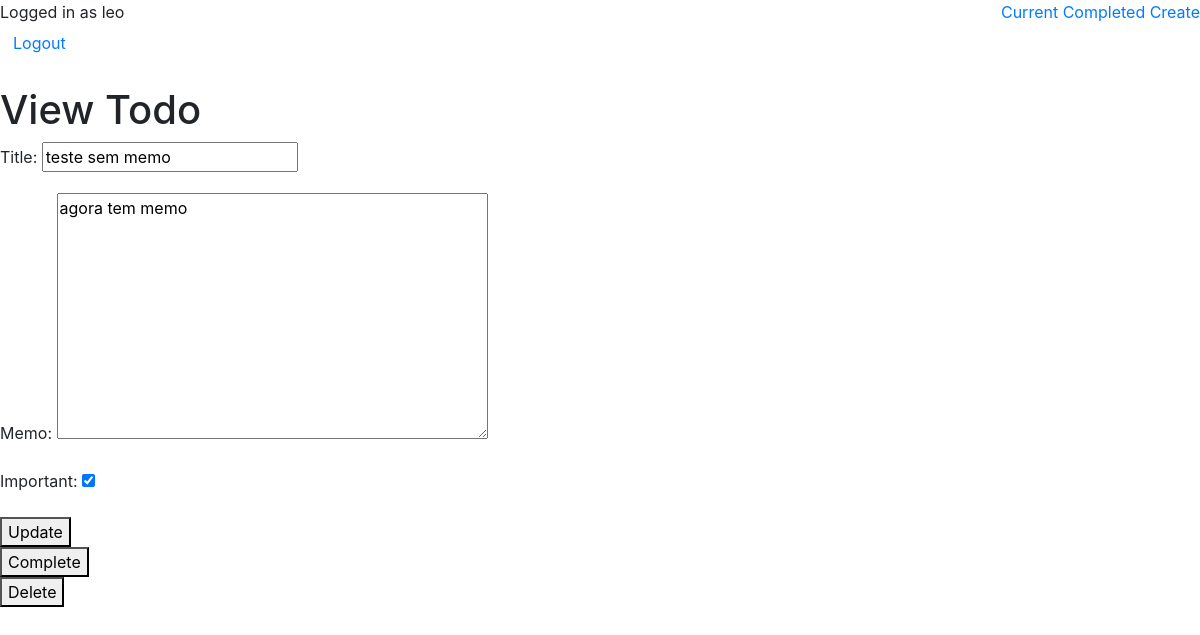
The app's page /todo/7 (signed in) with its own data.
### todo/models.py (models this page shows, shortened)
class Todo(models.Model):
  user = models.ForeignKey(User, on_delete=models.CASCADE)
  title = models.CharField(max_length=100, null=False, blank=False)
  memo = models.TextField(blank=True)
  created = models.DateTimeField(auto_now_add=True)
  datecompleted = models.DateTimeField(null=True, blank=True)
  important = models.BooleanField(default=False)

### todo/views.py (the view, shortened to what this page needs)
# urls.py: path('todo/<int:todo_pk>', views.viewtodo, name='viewtodo'),
@login_required
def viewtodo(request, todo_pk):
  todo = get_object_or_404(Todo, pk=todo_pk, user=request.user)
  if request.method == 'GET':
    form = TodoForm(instance=todo)
    return render(request, 'todo/viewtodo.html', {'todo': todo, 'form': form})

### todo/forms.py
class TodoForm(ModelForm):
  class Meta:
    model = Todo
    fields = ['title', 'memo', 'important']

### todo/templates/todo/viewtodo.html (shortened to what this page needs)
{% extends 'todo/base.html' %}
{% block content %}
<h1>View Todo</h1>
<form method="POST">
  {{ form.as_p }}
  <button>Update</button>
</form>
<form method="POST" action="{% url 'completetodo' todo.id %}">
<button>Complete</button>
</form>
<form method="POST" action="{% url 'deletetodo' todo.id %}">
<button>Delete</button>
</form>
{% endblock %}

### todo/templates/todo/base.html (shortened to what this page needs)
<!doctype html>
<html lang="en">
  <head>
    <link rel="stylesheet" href="https://stackpath.bootstrapcdn.com/bootstrap/4.5.0/css/bootstrap.min.css">
  </head>
  <body>
    {% if user.is_authenticated %}
    Logged in as {{ user.username }}
    <div style="float: right">
      <a href="{% url 'currenttodos' %}">Current</a>
      <a href="{% url 'completedtodos' %}">Completed</a>
      <a href="{% url 'createtodo' %} ">Create</a>
    </div>
    <form action="{% url 'logoutuser' %}" method='post'>
      <button class="btn btn-link">Logout</button>
    </form>
    {% else %}
    <a href="{% url 'signupuser' %}">Sign Up</a>
    <a href="{% url 'loginuser' %}">Login</a>
    {% endif %}
    <br>
    {% block content %}{% endblock %}
  </body>
</html>

### records on screen
Todo: title "teste sem memo", memo "agora tem memo", important "☑"

### other values on screen
{{ user.username }} "leo"
